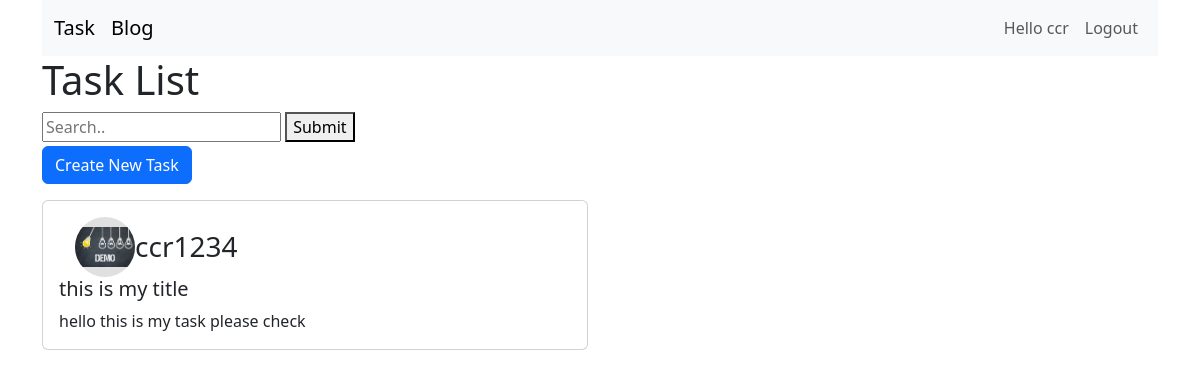
/taskapp/ (signed in), run on the app's committed database.
### TaskApp/models.py (models this page shows, shortened)
class Timestamp(models.Model):
    created_at = models.DateTimeField(auto_now_add=True, blank=True, null=True)
    updated_at = models.DateTimeField(auto_now=True, blank=True, null=True)
    class Meta:
        abstract = True

class Task(Timestamp):
    creator = models.ForeignKey(User, on_delete=models.CASCADE)
    title = models.CharField(max_length=200)
    description = models.TextField()

### TaskApp/views.py (the view)
# urls.py: path("", TaskListView.as_view(), name="task_list"),
class TaskListView(LoginRequiredMixin,ListView):
    model = Task
    template_name = 'taskapp/task_list.html'
    context_object_name = 'tasks'
    def get_queryset(self):
        query = self.request.GET.get('q')
        queryset = super().get_queryset()
        if query:
            queryset = queryset.filter(Q(title__icontains = query))
        return queryset

### templates/taskapp/task_list.html (shortened to what this page needs)
{% extends 'taskapp/base.html' %}
{% load static %}
{% block body%}
<h1>Task List</h1>
    <form method="get" action="{% url 'taskapp:task_list' %}">
        <input type="text" placeholder="Search.." name="q" value="{{ request.GET.q }}">
        <button type="submit">Submit</button>
    </form>
    <a class="btn btn-primary mb-3 mt-1"  href="{% url 'taskapp:task_create' %}">Create New Task</a>
    <div class="row">
      {% for task in tasks %}
        <div class="col-sm-6">
          <div class="card">
            <div class="card-body">
                <div class="row px-3">
                    <div class="profile-details">
                      {% if task.creator.profile.image %}
                          <img class="profile-pic mr-3" src="{{ task.creator.profile.image.url }}" alt="Profile Picture">
                      {% else %}
                          <img class="profile-pic mr-3" src="{% static 'demo.jpg' %}" alt="Default Profile Picture">
                      {% endif %}
                      <div>
                            <h3 class="mb-0 font-weight-normal">{{task.creator}}</h3>
                        </div>
                    </div>
                </div>
              <h5 class="card-title">{{ task.title }} </h5>
              <p class="card-text">{{task.description}}</p>
            </div>
          </div>
        </div>
        {% empty %}
        <h3>No task found. </h3>
        {% endfor %}
      </div>
    {% endblock body%}

### templates/taskapp/base.html (shortened to what this page needs)
<!DOCTYPE html>
<html lang="en">
<head>
    <link href="https://cdn.jsdelivr.net/npm/bootstrap@5.3.1/dist/css/bootstrap.min.css" rel="stylesheet">
</head>
<body>
<div class="container">
    {% if request.user.is_authenticated %}
        <nav class="navbar navbar-expand-lg bg-body-tertiary">
            <div class="container-fluid">
                <a class="navbar-brand" href="{% url 'taskapp:task_list' %}">Task</a>
                <a class="navbar-brand" href="{% url 'taskapp:blog' %}">Blog</a>
                <div class="collapse navbar-collapse" id="navbarSupportedContent">
                    <ul class="navbar-nav ml-auto">
                        <li class="nav-item">
                            <a class="nav-link" href="#">Hello {{ request.user.username }}</a>
                        </li>
                        <li class="nav-item">
                            <a class="nav-link" href="{% url 'taskapp:logout' %}">Logout</a>
                        </li>
                    </ul>
                </div>
            </div>
        </nav>
    {% endif %}
    {% block body %}
    {% endblock body %}
</div>
</body>
</html>

### templates/taskapp/task_list.html (style rules this page uses)
.profile-pic { width: 60px; height: 60px; border-radius: 50%; object-fit: contain; background-color: #E0E0E0; }
.profile-details { display: flex; align-items: center; }
.mb-0 { margin-bottom: 0; }

### data on the page
Task: creator "ccr1234", title "this is my title", description "hello this is my task please check"

### other printed values
{{ request.user.username }} "ccr"
